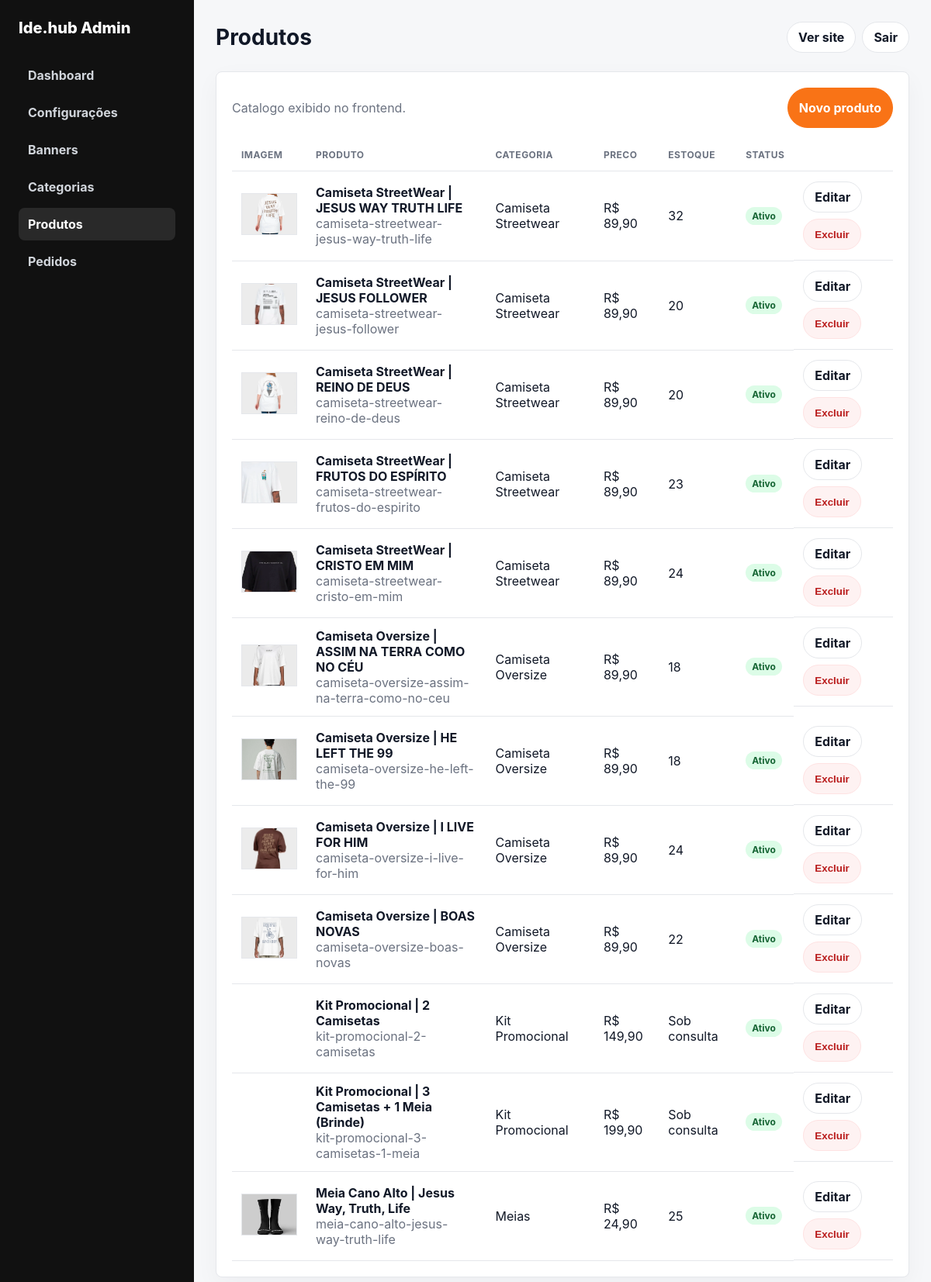
Page /admin/products/index.php (signed in) on the committed database.
### tables this page shows
CREATE TABLE IF NOT EXISTS products (
  id INT UNSIGNED AUTO_INCREMENT PRIMARY KEY,
  category_id INT UNSIGNED NULL,
  name VARCHAR(190) NOT NULL,
  slug VARCHAR(220) NOT NULL UNIQUE,
  image_path VARCHAR(255) NULL,
  short_description VARCHAR(255) NOT NULL,
  full_description TEXT NULL,
  price DECIMAL(10,2) NOT NULL,
  promotional_price DECIMAL(10,2) NULL,
  featured TINYINT(1) NOT NULL DEFAULT 0,
  stock INT NULL,
  sizes VARCHAR(255) NULL,
  colors VARCHAR(255) NULL,
  is_kit TINYINT(1) NOT NULL DEFAULT 0,
  active TINYINT(1) NOT NULL DEFAULT 1,
  created_at TIMESTAMP DEFAULT CURRENT_TIMESTAMP,
  updated_at TIMESTAMP DEFAULT CURRENT_TIMESTAMP ON UPDATE CURRENT_TIMESTAMP,
  CONSTRAINT fk_products_category FOREIGN KEY (category_id) REFERENCES categories(id) ON DELETE SET NULL,
  INDEX idx_products_active_featured (active, featured),
  INDEX idx_products_category (category_id)
);

CREATE TABLE IF NOT EXISTS categories (
  id INT UNSIGNED AUTO_INCREMENT PRIMARY KEY,
  name VARCHAR(160) NOT NULL,
  slug VARCHAR(180) NOT NULL UNIQUE,
  display_order INT NOT NULL DEFAULT 0,
  active TINYINT(1) NOT NULL DEFAULT 1,
  created_at TIMESTAMP DEFAULT CURRENT_TIMESTAMP,
  updated_at TIMESTAMP DEFAULT CURRENT_TIMESTAMP ON UPDATE CURRENT_TIMESTAMP,
  INDEX idx_categories_active_order (active, display_order)
);

### includes/helpers.php (called while the page is built, shortened)
<?php
function e(?string $value): string
{
    return htmlspecialchars((string) $value, ENT_QUOTES, 'UTF-8');
}
function app_base_url(): string
{
    $scriptName = trim((string) ($_SERVER['SCRIPT_NAME'] ?? ''), '/');
    $segments = $scriptName === '' ? [] : explode('/', $scriptName);
    $firstSegment = $segments[0] ?? '';
    return '';
}
function app_url(string $path = ''): string
{
    $base = app_base_url();
    $cleanPath = '/' . ltrim($path, '/');
    return $base . ($cleanPath === '/' ? '' : $cleanPath);
}
function format_money(float $value): string
{
    return 'R$ ' . number_format($value, 2, ',', '.');
}
function upload_url(?string $path): ?string
{
    if (str_starts_with($path, '/')) {
        return app_url($path);
    }
    return app_url(UPLOAD_BASE_URL . '/' . ltrim($path, '/'));
}

### config/database.php (called while the page is built, shortened)
<?php
function db(): PDO
{
    static $pdo = null;
    if ($pdo instanceof PDO) {
        return $pdo;
    }
    $dsn = sprintf('mysql:host=%s;dbname=%s;charset=%s', DB_HOST, DB_NAME, DB_CHARSET);
    $pdo = new PDO($dsn, DB_USER, DB_PASS, [
        PDO::ATTR_ERRMODE => PDO::ERRMODE_EXCEPTION,
        PDO::ATTR_DEFAULT_FETCH_MODE => PDO::FETCH_ASSOC,
        PDO::ATTR_EMULATE_PREPARES => false,
    ]);
    return $pdo;
}

### models/Product.php (called while the page is built, shortened)
<?php
require_once __DIR__ . '/../config/database.php';
final class ProductModel
{
    public static function all(bool $activeOnly = false): array
    {
        $sql = 'SELECT p.*, c.name AS category_name, c.slug AS category_slug FROM products p LEFT JOIN categories c ON c.id = p.category_id';
        $sql .= ' ORDER BY c.display_order ASC, p.featured DESC, p.id DESC';
        return db()->query($sql)->fetchAll();
    }
}

### admin/products/index.php (the view, shortened to what this page needs)
<?php
require_once __DIR__ . '/../../models/Product.php';
$products = ProductModel::all();
require __DIR__ . '/../../includes/layout/header.php';
?>
<div class="card">
    <div class="actions" style="justify-content:space-between;margin-bottom:14px">
        <p class="muted">Catalogo exibido no frontend.</p>
        <a class="btn btn-primary" href="<?= e(app_url('/admin/products/create.php')) ?>">Novo produto</a>
    </div>
    <div class="table-wrap">
        <table>
            <thead><tr><th>Imagem</th><th>Produto</th><th>Categoria</th><th>Preco</th><th>Estoque</th><th>Status</th><th></th></tr></thead>
            <tbody>
            <?php foreach ($products as $product): ?>
                <tr>
                    <td><?php if ($product['image_path']): ?><img class="thumb" src="<?= e(upload_url($product['image_path'])) ?>" alt=""><?php endif; ?></td>
                    <td><strong><?= e($product['name']) ?></strong><br><span class="muted"><?= e($product['slug']) ?></span></td>
                    <td><?= e($product['category_name'] ?? 'Sem categoria') ?></td>
                    <td><?= format_money((float) $product['price']) ?></td>
                    <td><?= $product['stock'] === null ? 'Sob consulta' : (int) $product['stock'] ?></td>
                    <td><span class="badge <?= $product['active'] ? 'badge-on' : 'badge-off' ?>"><?= $product['active'] ? 'Ativo' : 'Inativo' ?></span></td>
                    <td class="actions">
                        <a class="btn" href="<?= e(app_url('/admin/products/edit.php?id=' . (int) $product['id'])) ?>">Editar</a>
                        <form method="post" action="<?= e(app_url('/admin/products/delete.php')) ?>" onsubmit="return confirm('Excluir este produto?')">
                            <button class="btn btn-danger" type="submit">Excluir</button>
                        </form>
                    </td>
                </tr>
            <?php endforeach; ?>
            </tbody>
        </table>
    </div>
</div>
<?php require __DIR__ . '/../../includes/layout/footer.php'; ?>

### includes/layout/header.php (style rules this page uses)
:root { --orange: #f97316; --ink: #111827; --muted: #6b7280; --line: #e5e7eb; --bg: #f6f7f9; }
* { box-sizing: border-box; }
body { margin: 0; font-family: Inter, ui-sans-serif, system-ui, -apple-system, BlinkMacSystemFont, "Segoe UI", sans-serif; color: var(--ink); background: var(--bg); }
a { color: inherit; text-decoration: none; }
.muted { color: var(--muted); }
.card { background: #fff; border: 1px solid var(--line); border-radius: 8px; padding: 20px; box-shadow: 0 10px 30px rgba(15,23,42,.04); }
.btn { display: inline-flex; align-items: center; justify-content: center; min-height: 40px; padding: 0 14px; border-radius: 999px; border: 1px solid var(--line); background: #fff; cursor: pointer; font-weight: 750; }
.btn-primary { border-color: var(--orange); background: var(--orange); color: #fff; }
.btn-danger { border-color: #fee2e2; background: #fef2f2; color: #b91c1c; }
.actions { display: flex; gap: 8px; flex-wrap: wrap; }
table { width: 100%; border-collapse: collapse; }
th, td { padding: 13px 12px; border-bottom: 1px solid var(--line); text-align: left; vertical-align: middle; }
th { font-size: 12px; text-transform: uppercase; letter-spacing: .04em; color: var(--muted); }
.thumb { width: 72px; height: 54px; object-fit: cover; border: 1px solid var(--line); background: #f3f4f6; }
.badge { display: inline-flex; padding: 4px 8px; border-radius: 999px; font-size: 12px; font-weight: 750; background: #f3f4f6; color: #374151; }
.badge-on { background: #dcfce7; color: #166534; }

### rows in the picture
products: image_path (picture), name "Camiseta StreetWear | JESUS WAY TRUTH LIFE", slug "camiseta-streetwear-jesus-way-truth-life", category.name "Camiseta Streetwear", price "R$ 89,90", stock "32", active "Ativo"
products: image_path (picture), name "Camiseta StreetWear | JESUS FOLLOWER", slug "camiseta-streetwear-jesus-follower", category.name "Camiseta Streetwear", price "R$ 89,90", stock "20", active "Ativo"
products: image_path (picture), name "Camiseta StreetWear | REINO DE DEUS", slug "camiseta-streetwear-reino-de-deus", category.name "Camiseta Streetwear", price "R$ 89,90", stock "20", active "Ativo"
products: image_path (picture), name "Camiseta StreetWear | FRUTOS DO ESPÍRITO", slug "camiseta-streetwear-frutos-do-espirito", category.name "Camiseta Streetwear", price "R$ 89,90", stock "23", active "Ativo"
products: image_path (picture), name "Camiseta StreetWear | CRISTO EM MIM", slug "camiseta-streetwear-cristo-em-mim", category.name "Camiseta Streetwear", price "R$ 89,90", stock "24", active "Ativo"
products: image_path (picture), name "Camiseta Oversize | ASSIM NA TERRA COMO NO CÉU", slug "camiseta-oversize-assim-na-terra-como-no-ceu", category.name "Camiseta Oversize", price "R$ 89,90", stock "18", active "Ativo"
products: image_path (picture), name "Camiseta Oversize | HE LEFT THE 99", slug "camiseta-oversize-he-left-the-99", category.name "Camiseta Oversize", price "R$ 89,90", stock "18", active "Ativo"
products: image_path (picture), name "Camiseta Oversize | I LIVE FOR HIM", slug "camiseta-oversize-i-live-for-him", category.name "Camiseta Oversize", price "R$ 89,90", stock "24", active "Ativo"
products: image_path (picture), name "Camiseta Oversize | BOAS NOVAS", slug "camiseta-oversize-boas-novas", category.name "Camiseta Oversize", price "R$ 89,90", stock "22", active "Ativo"
products: name "Kit Promocional | 2 Camisetas", slug "kit-promocional-2-camisetas", category.name "Kit Promocional", price "R$ 149,90", shows "Sob consulta", active "Ativo"
products: name "Kit Promocional | 3 Camisetas + 1 Meia (Brinde)", slug "kit-promocional-3-camisetas-1-meia", category.name "Kit Promocional", price "R$ 199,90", shows "Sob consulta", active "Ativo"
products: image_path (picture), name "Meia Cano Alto | Jesus Way, Truth, Life", slug "meia-cano-alto-jesus-way-truth-life", category.name "Meias", price "R$ 24,90", stock "25", active "Ativo"

### other values in the picture
$pageTitle "Produtos"
